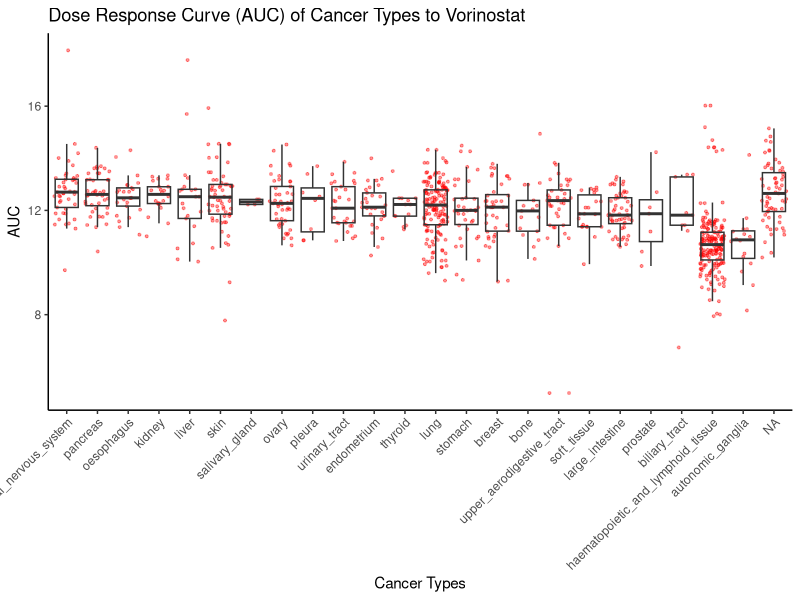
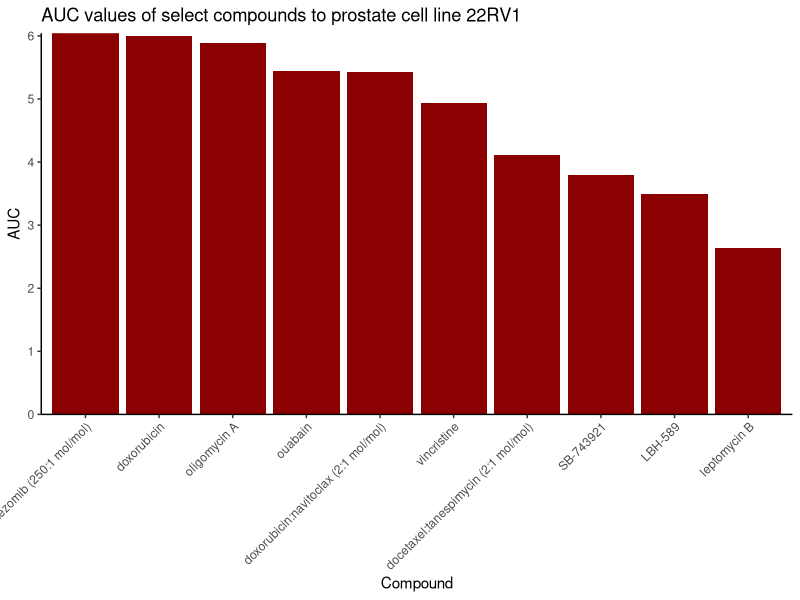
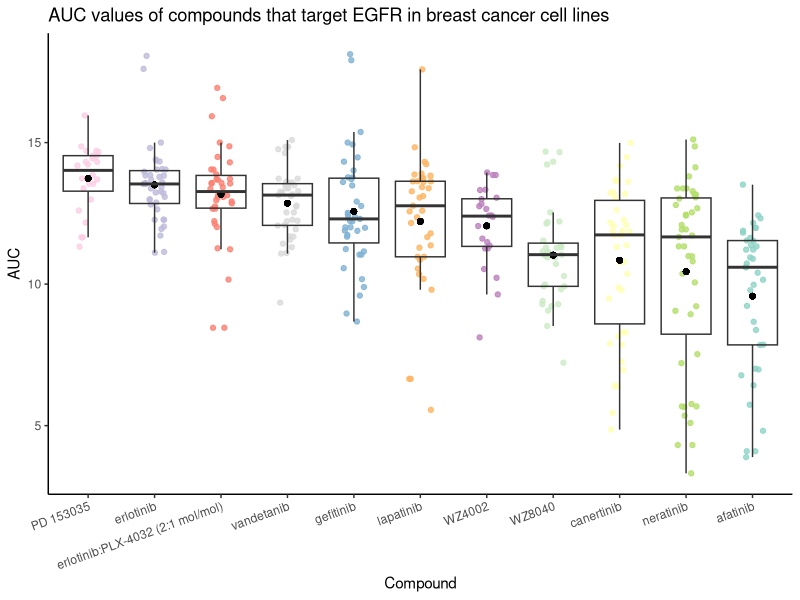

Generate these figures, in order, with R:
## ---- chunk 1
knitr::opts_chunk$set(echo = TRUE)
library("tidyr")
library("dplyr")
library("ggplot2")
library("ggrepel")
library(RColorBrewer)
## ---- chunk 2
dad_mom <- read.delim("dad_mom.txt")

dad_mom_fix <- gather(dad_mom, key = "key", value = "value", c("name_dad", "name_mom")) %>% 
  mutate(parent_type = c(rep("Dad", 3), rep("Mom", 3))) %>% 
  mutate(income = c(income_dad[1:3], income_mom[4:6])) %>% 
  select(c("fam_id", "parent_type", "parent_name" = "value", "parent_income" = "income")) #I reordered and changed the names of the columns

#The way I did this does not seem reproduceable at a larger scale - I am excited to see how everyone else did a better job!
## ---- chunk 3
AUC_1 <- read.csv("CTRP_files/AUC_1.csv")
AUC_2 <- read.csv("CTRP_files/AUC_2.csv")
cancer_cell_line_info <- read.csv("CTRP_files/cancer_cell_line_info.csv")
compound_info <- read.csv("CTRP_files/compound_info.csv")
experiment_info <- read.csv("CTRP_files/Experiment_info.csv")
## ---- chunk 4
#Since a look at both AUC_1 and AUC_2 seems to show that AUC_2 is just a continuation of AUC_1 (potentially due to a technical limitation),
#I decided to combine the two data frames together by row instead of by a shared column

AUC <- bind_rows(AUC_1, AUC_2)

full_AUC <- AUC %>% 
  inner_join(compound_info, by = "master_cpd_id") %>% 
  inner_join(experiment_info, by = c("experiment_id" = "expt_id")) %>% 
  inner_join(cancer_cell_line_info, by = "master_ccl_id")
## ---- chunk 5
vorino_AUC <- full_AUC %>% 
  select(cancer_type, cpd_name, area_under_curve) %>% 
  filter(cpd_name == "vorinostat") %>% 
  group_by(cancer_type)

vorino_AUC %>% 
  ggplot(aes(x = reorder(cancer_type, -area_under_curve), y = area_under_curve), ) +
    geom_jitter(size = 0.7, alpha = 0.4, color = "red") +
    geom_boxplot(alpha = 0) +
    labs(
        title = "Dose Response Curve (AUC) of Cancer Types to Vorinostat",
        x = "Cancer Types",
        y = "AUC"
    ) +
    theme_classic() +
    theme(axis.text.x = element_text(angle = 45, hjust = 1))  #From an aesthetic perspective, the x-axis looks terrible. This could be fixed
                                                              #by using abbreviations for the cancer types
## ---- chunk 6
vorino_AUC_mean <- vorino_AUC %>% 
  summarize("mean_AUC" = mean(area_under_curve)) %>% 
  arrange(mean_AUC)
#This was just to get a better look at the data
vorino_AUC_mean
## ---- chunk 7
prostate_cpd <- full_AUC %>% 
  select(ccl_name, cpd_name, area_under_curve) %>% 
  filter(ccl_name == "22RV1") %>% 
  arrange(area_under_curve)

unique(prostate_cpd$cpd_name) %>% 
  length() %>%
  print()

length(prostate_cpd$cpd_name) %>% 
  print()

## ---- chunk 8
prostate_cpd_low <- prostate_cpd[1:10, ] #I did this to clean up the graph, otherwise it would be very cluttered and difficult to read

prostate_cpd_low %>% 
  ggplot(aes(x = reorder(cpd_name, -area_under_curve), y = area_under_curve)) +
  geom_col(fill = "red4") +
  labs(
      title = "AUC values of select compounds to prostate cell line 22RV1",
      x = "Compound",
      y = "AUC"
  ) +
  theme_classic() +
  scale_y_continuous(expand = c(0,0)) +
  theme(axis.text.x = element_text(angle = 45, hjust = 1))

  #As with the previous graph, the x-axis is a mess. In a publication worthy graph, the longer compound names would be abbreviated
## ---- chunk 9
EGFR_breast_cpd <- full_AUC %>% 
  select(cpd_name, cancer_type, ccl_name, gene_symbol_of_protein_target, area_under_curve) %>% 
  filter(
        grepl("breast", cancer_type),
        grepl("EGFR", gene_symbol_of_protein_target)) %>% 
  group_by(cpd_name) %>% 
  mutate("mean_AUC" = mean(area_under_curve))

EGFR_breast_cpd %>% 
  ggplot(aes(x = reorder(cpd_name, -mean_AUC), y = area_under_curve)) +
  geom_jitter(aes(color = cpd_name), width = 0.17, alpha = 0.8) + #setting width creates distinction between the points of different compounds
  geom_point(aes(y = mean_AUC)) + #since 
  geom_boxplot(alpha = 0) + 
  scale_color_brewer(palette = "Set3") +
  theme_classic() +
  labs(
      title = "AUC values of compounds that target EGFR in breast cancer cell lines",
      x = "Compound",
      y = "AUC"
  ) +
  theme(legend.position = "none") +
  theme(axis.text.x = element_text(angle = 20, hjust = 1))
  
#I was not able to get the aesthetic of geom_boxplot() "middle =" to work, which would change what the middle line of the boxplot represents
#I wanted to make it represent the mean and not the median so that the ordering of the x-axis made more sense to the viewer

